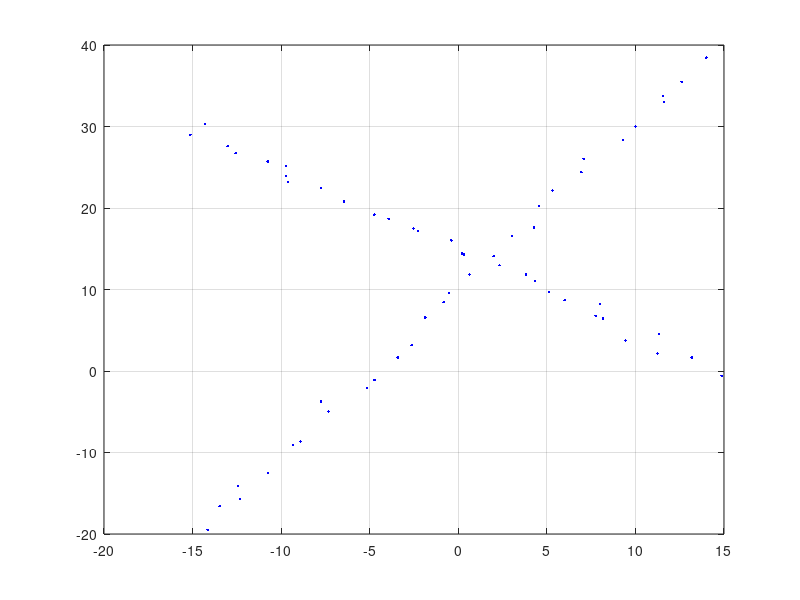

Write MATLAB code to recreate this figure. (Note: this script raises an error after producing the figure.)
clear, clc, close all
%addpath('SSC_1.0');

d1 = 30; d2 = 30;
indn = 0.5; %noise on/off
nx = indn*(randn(1,d1+d2));
ny = indn*(randn(1,d1+d2));
k1 = 2;
b1 = 10;
k2= -1;
b2 = 15;

x1 = (-d1/2):(d1/2-1);
y1 = k1.*x1+b1;

x2 = (-d2/2):(d2/2-1);
y2 = k2.*x2+b2;

X = [x1 x2];
Y = [y1 y2];

X = X+nx;
Y = Y+ny;
figure('Color',[1 1 1]);
plot(X,Y,'b.')
grid on
X = [X;Y];
s = [ones(1,d1) 2*ones(1,d2)];


r = 0; affine = true; outlier = false; rho = 0.7;
alpha = 800;
[missrate1,C1,Grps] = SSC(X,r,affine,alpha,outlier,rho,s);

figure('Color',[1 1 1]);    
X = X';   
[~,ind] = min(missrate1);
for i=1:(d1+d2)
    if(Grps(i,ind) == 2)
        plot(X(i,1),X(i,2),'r.');
        hold on;        
    elseif(Grps(i,ind) == 1)
        plot(X(i,1),X(i,2),'b.');
        hold on; 
        elseif(Grps(i,ind) == 3)
        plot(X(i,1),X(i,2),'r*');
        hold on;
    elseif(Grps(i,ind) == 4)
        plot(X(i,1),X(i,2),'y.');
        hold on;
    elseif(Grps(i,ind) == 5)
        plot(X(i,1),X(i,2),'LineStyle','o');
        hold on;    
    end
end
grid on   

    
